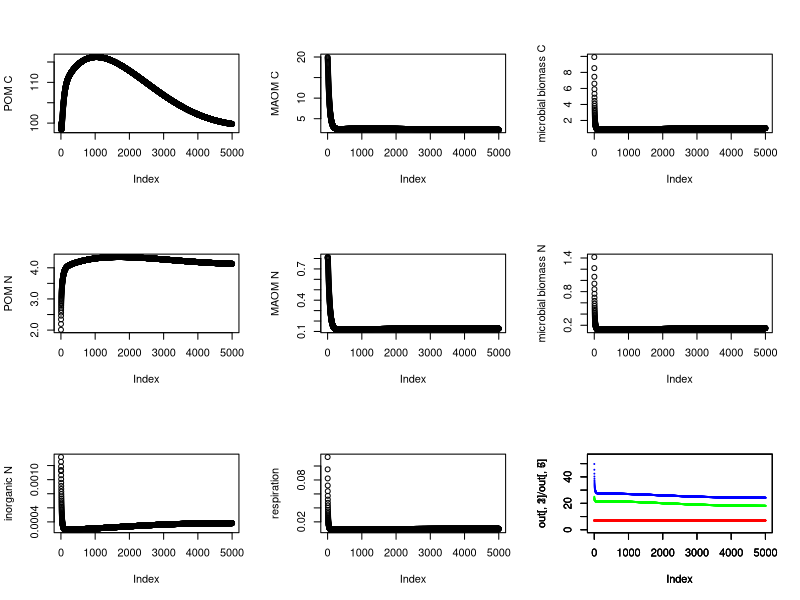

Generate this figure with R:
#Building a linked C-N model examining N fertilization effects on POM and MAOM formation. 
###Colin Averill and Bonnie Waring, 2017
#Colin Adds NUE effects on April 20, 2017.

###ASSUMPTIONS###
# CUE, NUE and C:N stoichiometry icrobial biomass is fixed
# microbes take up organic N (POM or MAOM) before taking up inorganic N
# inorganic N leaching happens after mineralization/immobilization
# microbes aim to have the C:N ratio of uptake match their threshold element ratio
# when microbes are C-limited, they mineralize excess N
# when microbes are N-limited, they immobilize sufficient inorganic N to match stoichiometric demand
# if there is not enough inorganic N to match demand, then they respire excess C such that the C:N ratio of uptake matches microbial TER.

#clear R environment.
rm(list=ls())

#Colin is tuning!
#lesson- exo.loss makes it easier to hit N limitation
#this is because its losing low C:N POM faster, and so input C:N increasingly dictates POM C:N.
I    <- 0.015     #C input rate                            (mg time-1) #target     0.03, based on Allison 2010.
CUE  <- 0.3      #carbon use efficiency                   (unitless)
NUE  <- .8 		   #N use efficiency					              (unitless)
#v1   <- .005      #biomass-specific decay multiplier      (mgC mgB-1 time-1) #target ~ 0.0013, based on Wieder 2014
v1   <- .017      #biomass-specific decay multiplier      (mgC mgB-1 time-1) #target ~ 0.0013, based on Wieder 2014
v2   <- 1        #Vmax of sorption                        (mgC time-1)
k1   <- 33       #half saturation of decomp               (mg)        #target ~   33.3, based on Wieder 2014
k2   <- 10       #half saturation of sorption             (mg)
k3   <- 0.01     #half saturation of inorganic N uptake   (mg)
h1   <- 0.003    #biomass turnover rate                  (1/time)    #target ~ 0.0108, based on Wieder 2014 - this is right on at SS, given we have an exponential on biomass turnover. 
h2   <- 0.001    #C-specific desorption rate              (1/time)
h3   <- 0.0002     #fraction of POM that potentially sorbs (1/time)
h4   <- 0.2       #inorganic N loss rate                  (1/time)
#h5   <- 0.0001    #exogenous losses of POM                (1/time)
h5   <- 0.00005    #exogenous losses of POM                (1/time)
#parameters: N cycling
IN <- 50 #C:N ratio of inputs (constant). 20=C limitation, 50=N limitation
CN <- 50 #C:N ratio of initial particulate organic matter (will change)
MN <- 25 #C:N ratio of initial mineral-associated organic matter (will change)
BN <-  7 #C:N ratio of the microbial biomass (constant)

#initial pool sizes
C <- 100      #C pool in POM            (mg / g)
M <-  20      #C pool in MAOM           (mg / g)
B <- C*0.1    #microbial biomass C 			(mg / g)
N1 <- C/CN    #initial N pool in POM		(mg / g)
N2 <- M/MN	  #N pool in MAOM 			  	(mg / g)
N3 <- B/BN    #microbial biomass N			(mg / g)
N4 <- 0.001	  #inorganic N pool size 		(mg / g)

#number of days to step the dynamic simulation through time.
t <- 100000

#choose outputs you want to follow. 
outputs <- c('C','M','B','R','N1','N2','N3','N4')
out <- matrix(rep(0,t*length(outputs)),nrow=t,dimnames=list(NULL,outputs))


for(i in 1:t){
  #C fluxes
  DEATH.C      <- h1*B^1.5
  DECOMP.C     <- v1*B*C / (k1 + C)
  exo.loss.C   <- h5*C
  POM2MOM.C    <- h3*C
  SORPTION.C   <- v2*(POM2MOM.C+DEATH.C) / (k2 + POM2MOM.C+DEATH.C)
  SORPTION.B.C <- (DEATH.C  /(POM2MOM.C+DEATH.C))*SORPTION.C
  SORPTION.P.C <- (POM2MOM.C/(POM2MOM.C+DEATH.C))*SORPTION.C
  DESORPTION.C <- h2*M
  
  #N fluxes
  DEATH.N      <- DEATH.C / BN
  DECOMP.N     <- DECOMP.C/ (C / N1)
  exo.loss.N   <- exo.loss.C / (C/N1)
  POM2MOM.N    <- POM2MOM.C / (C/N1)
  SORPTION.N   <- v2*(POM2MOM.N+DEATH.N) / (k2 + POM2MOM.N+DEATH.N)
  SORPTION.B.N <- (DEATH.N  /(POM2MOM.N+DEATH.N))*SORPTION.N
  SORPTION.P.N <- (POM2MOM.N/(POM2MOM.N+DEATH.N))*SORPTION.N
  DESORPTION.N <- DESORPTION.C/(M/N2)
  
  #MINERALIZATION-IMMOBILIZATION.
  #N uptake minus demand. If in excess, positive. If limited, negative.
  mineralization.immobilization <- (NUE * DECOMP.N) - (CUE * DECOMP.C) / BN
  if(mineralization.immobilization  > 0) {
    #if in excess (+ value), mineralize. 
    mineralization <- mineralization.immobilization
    immobilization = 0
  }
  if(mineralization.immobilization <= 0) {
    #if in debt (- value), immobilize, w/ non-linear uptake kinetics.
    mineralization = 0
    immobilization.potential <- ((N4 / (k3 + N4)) * N4)
    immobilization <- immobilization.potential
    #however, don't take up more N than you need.
    if(immobilization > abs(mineralization.immobilization)){
      immobilization = abs(mineralization.immobilization)
    }
  }
  
  #leaching/plant uptake happens on post-mineralization/immobilization inorganic N pool.
  #Make sure to include inputs to N4 from imperfect NUE values
  INORG.N.LOSS <- h4*(N4 + DECOMP.N*(1-NUE) + mineralization - immobilization)
  
  #OVERFLOW RESPIRATION
  #excess C uptake must go somewhere because mass balance.
  if(mineralization.immobilization > 0){
    overflow.R = 0
  }
  if(mineralization.immobilization <= 0){  
    overflow.R <- DECOMP.C*CUE - (DECOMP.N*NUE + immobilization)*BN
  }
  
  #ODEs
  dCdt  <- I + (DEATH.C - SORPTION.B.C) + DESORPTION.C - DECOMP.C - SORPTION.P.C - exo.loss.C
  dMdt  <- SORPTION.C - DESORPTION.C
  dBdt  <- (CUE * DECOMP.C) - DEATH.C - overflow.R
  dN1dt <- (I/IN) + (DEATH.N - SORPTION.B.N) + DESORPTION.N - DECOMP.N - SORPTION.P.N - exo.loss.N
  dN2dt <- SORPTION.N - DESORPTION.N
  dN3dt <- DECOMP.N*NUE + immobilization - mineralization - DEATH.N
  dN4dt <- DECOMP.N*(1-NUE) + mineralization - immobilization - INORG.N.LOSS
  
  #respiration
  resp  <- (1-CUE)*DECOMP.C + overflow.R
  
  #update pools
  C  <- C  + dCdt
  M  <- M  + dMdt
  B  <- B  + dBdt
  N1 <- N1 + dN1dt
  N2 <- N2 + dN2dt
  N3 <- N3 + dN3dt
  N4 <- N4 + dN4dt
  R  <- resp
  
  #save outputs
  out[i,] <- c(C,M,B,R,N1,N2,N3,N4)
}
#thin output matrix for plotting.
out <- out[seq(1,nrow(out),by = 20),]

par(mfrow=c(3,3))
plot(out[,1], ylab="POM C")
plot(out[,2], ylab= "MAOM C")
plot(out[,3], ylab="microbial biomass C")
plot(out[,5], ylab="POM N")
plot(out[,6], ylab= "MAOM N")
plot(out[,7], ylab="microbial biomass N")
plot(out[,8], ylab="inorganic N")
plot(out[,4], ylab="respiration")
#check stoichiometry of pools
plot(out[,1]/out[,5], cex = 0.1, col='blue' , ylim = c(0,55))
par(new=T)
plot(out[,2]/out[,6], cex = 0.1, col='green', ylim = c(0,55))
par(new=T)
plot(out[,3]/out[,7], cex = 0.1, col='red'  , ylim = c(0,55))
#print C pools and their sums
C;M;B;C+B+M
#N limitation? 
mineralization.immobilization < 0
#biomass turnover rate
B/(h1*(B^1.5))